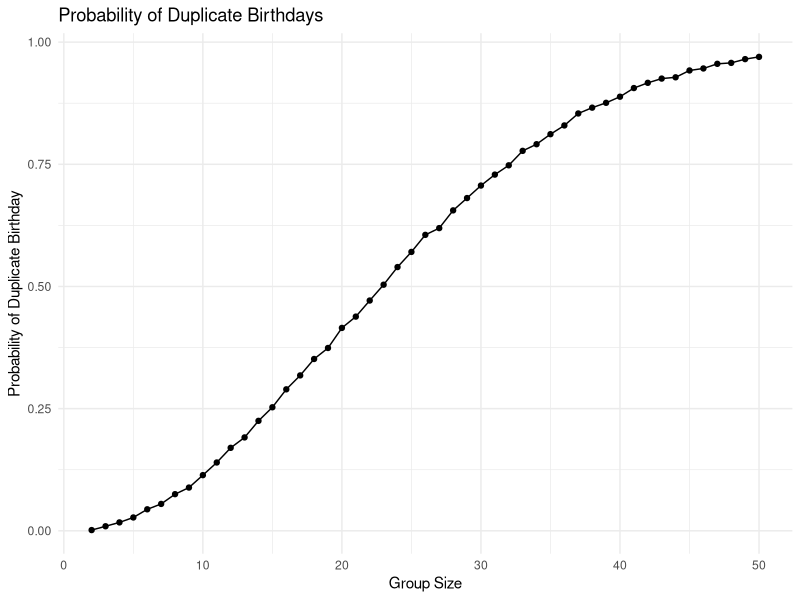

Write the R code that produced this figure. (Note: this script raises an error after producing the figure.)
## ---- chunk 1
# setting up tidyverse library
library(tidyverse)

# setting chunk options
knitr::opts_chunk$set(
  fig.width = 6,
  fig.asp = .6,
  out.width = "90%"
)

# setting minimal theme and legend position
theme_set(theme_minimal() + theme(legend.position = "bottom"))

# setting continuous scales to viridis
options(
  ggplot2.continuous.colour = "viridis",
  ggplot2.continuous.fill = "viridis"
)

# setting discrete color scale to viridis
scale_colour_discrete = scale_colour_viridis_d

# setting discrete fill scale to viridis
scale_fill_discrete = scale_fill_viridis_d
## ---- chunk 2
# writing birthday function 
duplicate_birthdays = function(n) {
  
  # drawing “birthdays” for each person randomly
  birthdays = sample(1:365, n, replace = TRUE)

  # checking for duplicate birthdays
  duplicate_birthdays = length(unique(birthdays)) < n
  
  # returning duplicate birthdays
  return(duplicate_birthdays)
}
## ---- chunk 3
# simulating function and computing prob. that <= 2 people will share a birthday
birthday_probabilities_df =
  expand_grid(
    number_of_people = 2:50,
    iter = 1:10000
  ) |> 
  mutate(
    duplicates = map_lgl(number_of_people, duplicate_birthdays) 
  ) |>
   group_by(number_of_people) |>
  summarize(
    probability = mean(duplicates)
  ) |>
  print()
## ---- chunk 4
# making a plot showing the probability as a function of group size
birthday_probabilities_df |> 
  ggplot(aes(x = number_of_people, y = probability)) + 
  geom_point() + 
  geom_line() +
  labs(
    title = "Probability of Duplicate Birthdays",
    x = "Group Size",
    y = "Probability of Duplicate Birthday"
  )
## ---- chunk 5
# creating the data frame containing all file names
participants_df =
  tibble(
    files = list.files("data/"),
    path = str_c("data/", files)
  ) |>
  print()
## ---- chunk 6
# iterating over file names and read in data for each subject 
participants_df = 
  participants_df |>   
  mutate(
     data = map(path,read_csv)
  ) |>
  unnest(data) |>
  print()
## ---- chunk 7
# manipulating file names to include control arm and subject ID; general tidying
participants_df =
  participants_df |>
  mutate(
    subject_id = str_replace(files, "\\.csv$", ""),
    arm = case_when(
      str_starts(subject_id, "con") ~ "Control",
      str_starts(subject_id, "cov") ~ "Control",
      str_starts(subject_id, "exp") ~ "Experimental"
    )
  ) |>
  pivot_longer(
    cols = starts_with("week_"),
    names_to = "week",
    values_to = "observation"
  ) |>
  mutate(
    week = as.numeric(str_remove(week, "week_"))
  ) |>
  select(subject_id, arm, week, observation) |>
  print()
## ---- chunk 8
# making a spaghetti plot showing observations on each subject over time
participants_df |>
  ggplot(aes(x = week, y = observation, group = subject_id, color = arm)) +
  geom_line() +
  geom_point() +
  labs(
    title = "Participant Observations Over Time",
    x = "Week",
    y = "Observation",
    color = "Study Arm"
  )
## ---- chunk 9
# setting the design elements and generating a one-sample t-test function
sim_t_test = function(n_obs = 30, mu = 0, sigma = 5) {

  sim_df =
    tibble(
      x = rnorm(n = n_obs, mean = mu, sd = sigma)
    )

  return_df =
    sim_df |>
    summarize(
      estimate = mean(x),
      p.value = broom::tidy(t.test(x, mu = 0))$p.value
    )

  return(return_df)

}
## ---- chunk 10
# generating 5000 datasets from the rnorm model
sim_results1_df =
  tibble(
    samp_size = rep(30, 5000)
  ) |> 
  mutate(
    est_df = map(samp_size, sim_t_test)
  ) |> 
  unnest(est_df) |>
  print()
## ---- chunk 11
# repeating simulation for population means from 0 to 6
sim_results2_df =
  expand_grid(
    mu = 0:6,
    iter = 1:5000
  ) |> 
  mutate(
    est_df = map(mu, ~sim_t_test(mu = .))
  ) |> 
  unnest(est_df) |> 
  print()
## ---- chunk 12
# plotting the proportion null was rejected against the true mu value
sim_results2_df |> 
  group_by(mu) |> 
  summarize(
    power = mean(p.value < 0.05)
  ) |> 
  ggplot(aes(x = mu, y = power)) +
  geom_point() +
  geom_line() +
  labs(
    title = "Statistical Power vs. True Population Mean",
    x = "True Population Mean",
    y = "Power"
  )
## ---- chunk 13
# plotting average estimates across all samples against significant samples
sim_results2_df |> 
  group_by(mu) |> 
  summarize(
    avg_estimate = mean(estimate),
    avg_reject_estimate = mean(estimate[p.value < 0.05])
  ) |> 
  pivot_longer(
    cols = c(avg_estimate, avg_reject_estimate),
    names_to = "estimate_type",
    values_to = "mean_estimate"
  ) |> 
  ggplot(aes(x = mu, y = mean_estimate, color = estimate_type)) +
  geom_point() +
  geom_line() +
  geom_abline(
    intercept = 0,
    slope = 1,
    linetype = "dashed",
    color = "black"
  ) +
  labs(
    title = "Average Estimates vs. True Population Mean",
    x = "True Population Mean",
    y = "Average Estimated Mean",
    color = "Estimate Type"
  ) +
  scale_color_discrete(
    labels = c(
      "Average Estimate (All Samples)",
      "Average Estimate (Rejected Null Only)"
    )
  )
